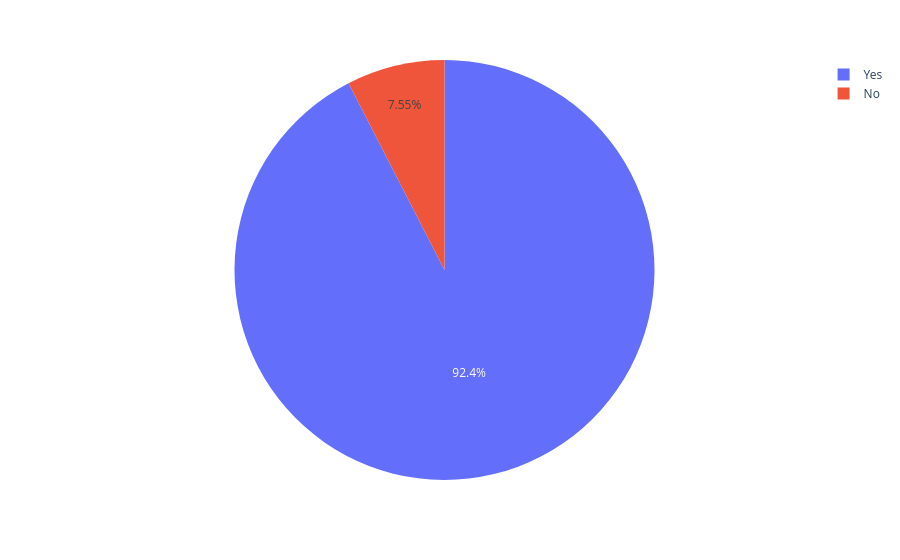

The cell this chart's notebook holds for it:
### Code cell
px.pie(df,names='Internet_Access').show()

### Figure 1 — Plotly figure (JSON) as saved in the notebook; plotly's stock layout.template omitted (floating-point values rounded to 4 significant figures; data arrays with more than 128 entries replaced by an {"elided": "..."} marker saying what was removed)
{"data": [{"domain": {"x": [0, 1], "y": [0, 1]}, "hovertemplate": "Internet_Access=%{label}<extra></extra>", "labels": {"elided": "6607 str values"}, "legendgroup": "", "name": "", "showlegend": true, "type": "pie"}], "layout": {"legend": {"tracegroupgap": 0}, "margin": {"t": 60}}}
